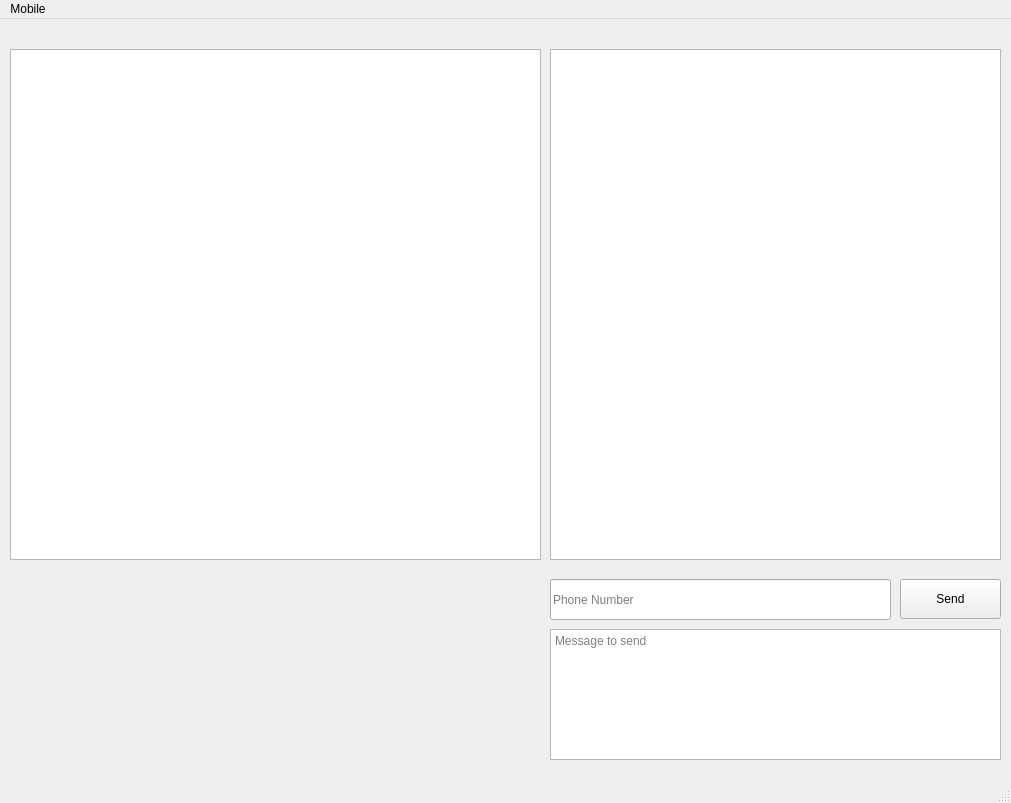
<?xml version="1.0" encoding="UTF-8"?>
<ui version="4.0">
 <class>MainWindow</class>
 <widget class="QMainWindow" name="MainWindow">
  <property name="geometry">
   <rect>
    <x>0</x>
    <y>0</y>
    <width>1011</width>
    <height>803</height>
   </rect>
  </property>
  <property name="sizePolicy">
   <sizepolicy hsizetype="Preferred" vsizetype="Preferred">
    <horstretch>0</horstretch>
    <verstretch>0</verstretch>
   </sizepolicy>
  </property>
  <property name="minimumSize">
   <size>
    <width>1011</width>
    <height>803</height>
   </size>
  </property>
  <property name="maximumSize">
   <size>
    <width>1011</width>
    <height>803</height>
   </size>
  </property>
  <property name="focusPolicy">
   <enum>Qt::TabFocus</enum>
  </property>
  <property name="windowTitle">
   <string>MainWindow</string>
  </property>
  <property name="windowIcon">
   <iconset>
    <normaloff>../../../.designer/backup/image/favicon.ico</normaloff>../../../.designer/backup/image/favicon.ico</iconset>
  </property>
  <property name="toolTip">
   <string>GSM GPRS Communications</string>
  </property>
  <widget class="QWidget" name="centralwidget">
   <widget class="QPushButton" name="sendButton">
    <property name="geometry">
     <rect>
      <x>900</x>
      <y>560</y>
      <width>101</width>
      <height>40</height>
     </rect>
    </property>
    <property name="text">
     <string>Send</string>
    </property>
   </widget>
   <widget class="QListView" name="lstLog">
    <property name="geometry">
     <rect>
      <x>550</x>
      <y>30</y>
      <width>451</width>
      <height>511</height>
     </rect>
    </property>
   </widget>
   <widget class="QLineEdit" name="txtNumber">
    <property name="geometry">
     <rect>
      <x>550</x>
      <y>560</y>
      <width>341</width>
      <height>41</height>
     </rect>
    </property>
    <property name="placeholderText">
     <string>Phone Number</string>
    </property>
   </widget>
   <widget class="QPlainTextEdit" name="txtMessage">
    <property name="geometry">
     <rect>
      <x>550</x>
      <y>610</y>
      <width>451</width>
      <height>131</height>
     </rect>
    </property>
    <property name="placeholderText">
     <string>Message to send</string>
    </property>
   </widget>
   <widget class="QListView" name="lstMsg">
    <property name="geometry">
     <rect>
      <x>10</x>
      <y>30</y>
      <width>531</width>
      <height>511</height>
     </rect>
    </property>
   </widget>
  </widget>
  <widget class="QMenuBar" name="menubar">
   <property name="geometry">
    <rect>
     <x>0</x>
     <y>0</y>
     <width>1011</width>
     <height>22</height>
    </rect>
   </property>
   <widget class="QMenu" name="menuGSM">
    <property name="title">
     <string>Mobile</string>
    </property>
    <addaction name="actionSIM800"/>
   </widget>
   <addaction name="menuGSM"/>
  </widget>
  <widget class="QStatusBar" name="statusbar"/>
  <action name="actionSIM800">
   <property name="text">
    <string>SIM800</string>
   </property>
  </action>
 </widget>
 <tabstops>
  <tabstop>txtNumber</tabstop>
  <tabstop>sendButton</tabstop>
  <tabstop>lstLog</tabstop>
 </tabstops>
 <resources/>
 <connections/>
</ui>
